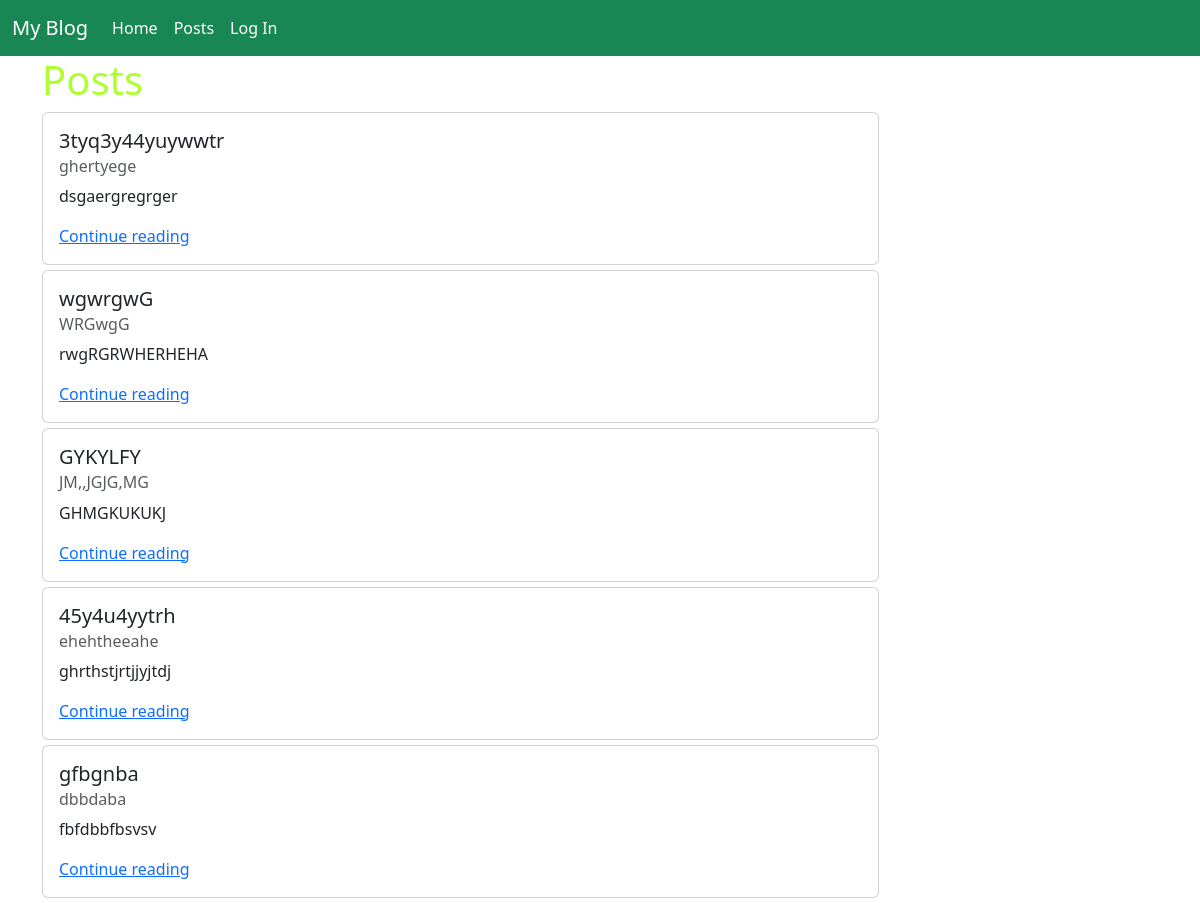
/posts/, run on the app's committed database.
### posts/models.py (models this page shows, shortened)
class Post(models.Model):
    title = models.CharField(max_length=128)
    subtitle = models.CharField(max_length=256)
    body = models.TextField()
    author = models.ForeignKey(
        get_user_model(),
        on_delete=models.CASCADE
    )
    create_on = models.DateTimeField(auto_now_add=True)

### posts/views.py (the view)
# urls.py: path("", views.PostListView.as_view(), name="list"),
class PostListView(ListView):
    template_name ="posts/list.html"
    model = Post

### templates/posts/list.html (shortened to what this page needs)
{% extends 'base.html' %}
{% block content %}
<h1>Posts</h1>
    {% for post in post_list %}
    <div class="card">
    <div class="card-body">
        <h5 class="card-title">{{ post.title }}</h5>
        <h6 class="card-subtitle mb-2 text-body-secondary">{{ post.subtitle }}</h6>
        <p class="card-text">{{ post.body|truncatechars:128 }}</p>
        <a href="{% url 'detail' post.id %}" class="card-link">Continue reading</a>
    </div>
    </div>
    {% endfor %}
    {% endblock content %}

### static/css/base.css (style rules this page uses)
h1 { color: greenyellow; }
.card { width: 75%; margin-bottom: 5px; }

### data on the page
Post: title "3tyq3y44yuywwtr", subtitle "ghertyege", body "dsgaergregrger"
Post: title "wgwrgwG", subtitle "WRGwgG", body "rwgRGRWHERHEHA"
Post: title "GYKYLFY", subtitle "JM,,JGJG,MG", body "GHMGKUKUKJ"
Post: title "45y4u4yytrh", subtitle "ehehtheeahe", body "ghrthstjrtjjyjtdj"
Post: title "gfbgnba", subtitle "dbbdaba", body "fbfdbbfbsvsv"
